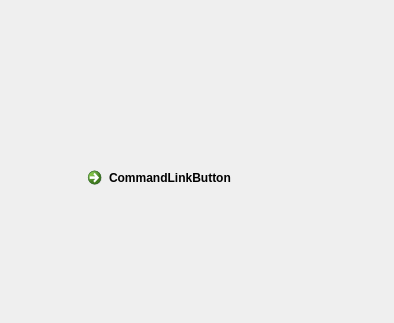
<?xml version="1.0" encoding="UTF-8"?>
<ui version="4.0">
 <class>login_window_t</class>
 <widget class="QWidget" name="login_window_t">
  <property name="geometry">
   <rect>
    <x>0</x>
    <y>0</y>
    <width>394</width>
    <height>323</height>
   </rect>
  </property>
  <property name="windowTitle">
   <string>Form</string>
  </property>
  <widget class="QCommandLinkButton" name="commandLinkButton">
   <property name="geometry">
    <rect>
     <x>80</x>
     <y>160</y>
     <width>172</width>
     <height>41</height>
    </rect>
   </property>
   <property name="text">
    <string>CommandLinkButton</string>
   </property>
  </widget>
 </widget>
 <resources/>
 <connections/>
</ui>
